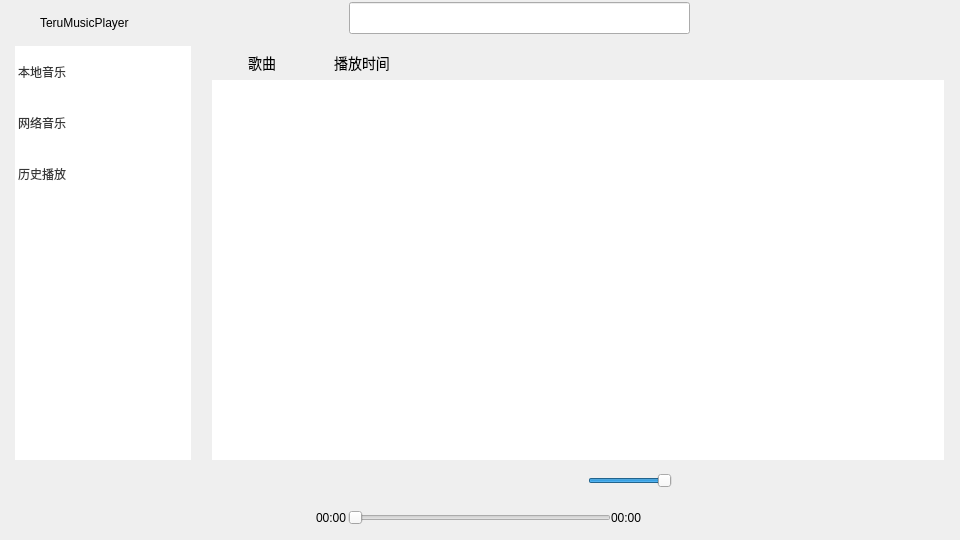
<?xml version="1.0" encoding="UTF-8"?>
<ui version="4.0">
 <class>musicplayer</class>
 <widget class="QWidget" name="musicplayer">
  <property name="geometry">
   <rect>
    <x>0</x>
    <y>0</y>
    <width>960</width>
    <height>540</height>
   </rect>
  </property>
  <property name="sizePolicy">
   <sizepolicy hsizetype="Expanding" vsizetype="Expanding">
    <horstretch>0</horstretch>
    <verstretch>0</verstretch>
   </sizepolicy>
  </property>
  <property name="minimumSize">
   <size>
    <width>960</width>
    <height>540</height>
   </size>
  </property>
  <property name="windowTitle">
   <string>musicplayer</string>
  </property>
  <property name="windowIcon">
   <iconset resource="QTMusicPlayer.qrc">
    <normaloff>:/QTMusicPlayer/logo.jpg</normaloff>:/QTMusicPlayer/logo.jpg</iconset>
  </property>
  <property name="styleSheet">
   <string notr="true">#widget_3{border-image: url(:/QTMusicPlayer/wallpaper.png);}
QPushButton {
    border: none;
    border-radius:10px
}
QPushButton:hover {
	background-color: rgb(232, 232, 232);
}

QSlider::add-page:Horizontal#horizontalSlider_music
{
	background-color: rgb(205,205,205);height:4px;
}
QSlider::sub-page:Horizontal#horizontalSlider_music
{
	background-color: rgb(255,78,78);height:4px;
}
QSlider::handle:Horizontal#horizontalSlider_music
{
	width:14px;border-image: url(:/QTMusicPlayer/hua.png);margin:-4 px -4px;
}
QSlider::groove:Horizontal#horizontalSlider_music
{
	background:rgb(0, 255, 0);height:4px;
}
</string>
  </property>
  <layout class="QHBoxLayout" name="horizontalLayout_7">
   <property name="spacing">
    <number>0</number>
   </property>
   <property name="leftMargin">
    <number>0</number>
   </property>
   <property name="topMargin">
    <number>0</number>
   </property>
   <property name="rightMargin">
    <number>1</number>
   </property>
   <property name="bottomMargin">
    <number>0</number>
   </property>
   <item>
    <widget class="QWidget" name="widget_3" native="true">
     <property name="sizePolicy">
      <sizepolicy hsizetype="Expanding" vsizetype="Expanding">
       <horstretch>0</horstretch>
       <verstretch>0</verstretch>
      </sizepolicy>
     </property>
     <property name="layoutDirection">
      <enum>Qt::LeftToRight</enum>
     </property>
     <property name="autoFillBackground">
      <bool>false</bool>
     </property>
     <layout class="QVBoxLayout" name="verticalLayout_2">
      <property name="spacing">
       <number>0</number>
      </property>
      <property name="leftMargin">
       <number>0</number>
      </property>
      <property name="topMargin">
       <number>0</number>
      </property>
      <property name="rightMargin">
       <number>0</number>
      </property>
      <property name="bottomMargin">
       <number>0</number>
      </property>
      <item>
       <widget class="QWidget" name="widget_2" native="true">
        <property name="sizePolicy">
         <sizepolicy hsizetype="Preferred" vsizetype="Preferred">
          <horstretch>0</horstretch>
          <verstretch>0</verstretch>
         </sizepolicy>
        </property>
        <property name="layoutDirection">
         <enum>Qt::LeftToRight</enum>
        </property>
        <layout class="QHBoxLayout" name="horizontalLayout_4" stretch="0,0,1,2,1,0">
         <property name="spacing">
          <number>0</number>
         </property>
         <property name="leftMargin">
          <number>0</number>
         </property>
         <property name="topMargin">
          <number>0</number>
         </property>
         <property name="rightMargin">
          <number>0</number>
         </property>
         <property name="bottomMargin">
          <number>0</number>
         </property>
         <item>
          <widget class="QWidget" name="widget_9" native="true">
           <property name="enabled">
            <bool>true</bool>
           </property>
           <property name="sizePolicy">
            <sizepolicy hsizetype="Expanding" vsizetype="Preferred">
             <horstretch>0</horstretch>
             <verstretch>0</verstretch>
            </sizepolicy>
           </property>
           <property name="minimumSize">
            <size>
             <width>40</width>
             <height>40</height>
            </size>
           </property>
           <property name="maximumSize">
            <size>
             <width>900</width>
             <height>900</height>
            </size>
           </property>
           <property name="styleSheet">
            <string notr="true">image: url(:/QTMusicPlayer/Music.svg);</string>
           </property>
          </widget>
         </item>
         <item>
          <widget class="QLabel" name="label">
           <property name="text">
            <string>TeruMusicPlayer</string>
           </property>
           <property name="textFormat">
            <enum>Qt::PlainText</enum>
           </property>
          </widget>
         </item>
         <item>
          <spacer name="horizontalSpacer_2">
           <property name="orientation">
            <enum>Qt::Horizontal</enum>
           </property>
           <property name="sizeType">
            <enum>QSizePolicy::Preferred</enum>
           </property>
           <property name="sizeHint" stdset="0">
            <size>
             <width>40</width>
             <height>20</height>
            </size>
           </property>
          </spacer>
         </item>
         <item>
          <widget class="QWidget" name="widget_4" native="true">
           <property name="sizePolicy">
            <sizepolicy hsizetype="Expanding" vsizetype="Preferred">
             <horstretch>0</horstretch>
             <verstretch>0</verstretch>
            </sizepolicy>
           </property>
           <property name="minimumSize">
            <size>
             <width>500</width>
             <height>0</height>
            </size>
           </property>
           <property name="layoutDirection">
            <enum>Qt::LeftToRight</enum>
           </property>
           <layout class="QHBoxLayout" name="horizontalLayout_5">
            <property name="spacing">
             <number>0</number>
            </property>
            <property name="leftMargin">
             <number>0</number>
            </property>
            <property name="topMargin">
             <number>0</number>
            </property>
            <property name="rightMargin">
             <number>0</number>
            </property>
            <property name="bottomMargin">
             <number>6</number>
            </property>
            <item>
             <widget class="QWidget" name="widget_7" native="true">
              <property name="sizePolicy">
               <sizepolicy hsizetype="Expanding" vsizetype="Preferred">
                <horstretch>0</horstretch>
                <verstretch>0</verstretch>
               </sizepolicy>
              </property>
              <property name="minimumSize">
               <size>
                <width>0</width>
                <height>40</height>
               </size>
              </property>
              <widget class="QPushButton" name="search">
               <property name="geometry">
                <rect>
                 <x>400</x>
                 <y>2</y>
                 <width>32</width>
                 <height>32</height>
                </rect>
               </property>
               <property name="sizePolicy">
                <sizepolicy hsizetype="Expanding" vsizetype="Expanding">
                 <horstretch>0</horstretch>
                 <verstretch>0</verstretch>
                </sizepolicy>
               </property>
               <property name="minimumSize">
                <size>
                 <width>32</width>
                 <height>32</height>
                </size>
               </property>
               <property name="maximumSize">
                <size>
                 <width>32</width>
                 <height>32</height>
                </size>
               </property>
               <property name="text">
                <string/>
               </property>
               <property name="icon">
                <iconset resource="QTMusicPlayer.qrc">
                 <normaloff>:/QTMusicPlayer/chazhao.png</normaloff>:/QTMusicPlayer/chazhao.png</iconset>
               </property>
               <property name="autoDefault">
                <bool>false</bool>
               </property>
              </widget>
              <widget class="QLineEdit" name="searchline">
               <property name="geometry">
                <rect>
                 <x>90</x>
                 <y>2</y>
                 <width>341</width>
                 <height>32</height>
                </rect>
               </property>
               <property name="sizePolicy">
                <sizepolicy hsizetype="Expanding" vsizetype="Expanding">
                 <horstretch>0</horstretch>
                 <verstretch>0</verstretch>
                </sizepolicy>
               </property>
               <property name="minimumSize">
                <size>
                 <width>0</width>
                 <height>32</height>
                </size>
               </property>
               <property name="maximumSize">
                <size>
                 <width>16777215</width>
                 <height>32</height>
                </size>
               </property>
               <property name="alignment">
                <set>Qt::AlignLeading|Qt::AlignLeft|Qt::AlignVCenter</set>
               </property>
              </widget>
              <zorder>searchline</zorder>
              <zorder>search</zorder>
             </widget>
            </item>
           </layout>
          </widget>
         </item>
         <item>
          <spacer name="horizontalSpacer">
           <property name="orientation">
            <enum>Qt::Horizontal</enum>
           </property>
           <property name="sizeType">
            <enum>QSizePolicy::Preferred</enum>
           </property>
           <property name="sizeHint" stdset="0">
            <size>
             <width>40</width>
             <height>20</height>
            </size>
           </property>
          </spacer>
         </item>
         <item>
          <layout class="QHBoxLayout" name="horizontalLayout">
           <property name="bottomMargin">
            <number>10</number>
           </property>
           <item>
            <widget class="QPushButton" name="pushButton">
             <property name="minimumSize">
              <size>
               <width>32</width>
               <height>32</height>
              </size>
             </property>
             <property name="maximumSize">
              <size>
               <width>32</width>
               <height>32</height>
              </size>
             </property>
             <property name="text">
              <string/>
             </property>
             <property name="icon">
              <iconset resource="QTMusicPlayer.qrc">
               <normaloff>:/QTMusicPlayer/zuixiaohua.png</normaloff>:/QTMusicPlayer/zuixiaohua.png</iconset>
             </property>
             <property name="iconSize">
              <size>
               <width>23</width>
               <height>23</height>
              </size>
             </property>
            </widget>
           </item>
           <item>
            <widget class="QPushButton" name="close">
             <property name="minimumSize">
              <size>
               <width>32</width>
               <height>32</height>
              </size>
             </property>
             <property name="maximumSize">
              <size>
               <width>32</width>
               <height>32</height>
              </size>
             </property>
             <property name="styleSheet">
              <string notr="true">QPushButton:hover {
	
	background-color: rgb(255, 0, 0);
}</string>
             </property>
             <property name="text">
              <string/>
             </property>
             <property name="icon">
              <iconset resource="QTMusicPlayer.qrc">
               <normaloff>:/QTMusicPlayer/guanbi.png</normaloff>:/QTMusicPlayer/guanbi.png</iconset>
             </property>
             <property name="iconSize">
              <size>
               <width>23</width>
               <height>23</height>
              </size>
             </property>
            </widget>
           </item>
          </layout>
         </item>
        </layout>
       </widget>
      </item>
      <item>
       <widget class="QWidget" name="widget_8" native="true">
        <property name="sizePolicy">
         <sizepolicy hsizetype="Preferred" vsizetype="Expanding">
          <horstretch>0</horstretch>
          <verstretch>0</verstretch>
         </sizepolicy>
        </property>
        <layout class="QHBoxLayout" name="horizontalLayout_6" stretch="1,4">
         <property name="spacing">
          <number>6</number>
         </property>
         <property name="leftMargin">
          <number>0</number>
         </property>
         <property name="topMargin">
          <number>0</number>
         </property>
         <property name="rightMargin">
          <number>0</number>
         </property>
         <property name="bottomMargin">
          <number>0</number>
         </property>
         <item>
          <widget class="QListWidget" name="option">
           <property name="styleSheet">
            <string notr="true">QListWidget
{
	border:0px;
	color:rgb(55,55,55);
	padding-left:15px;	
}
 
/*去除焦点虚线*/
*
{
	outline:0px;
}
 
QListWidget::Item
{
	
	height:50;
	border:0px solid rgb(255,255,255);	
	padding-top:1px;
 
}
 
QListWidget::Item:hover
{
	background-color: rgb(232, 232, 232);
}
/*选中*/
QListWidget::Item:selected
{
	font: 75 16pt &quot;阿里妈妈数黑体&quot;;
	color:rgb(55,55,55);
	border:0px;
	background:rgb(221,221,221);	
}

</string>
           </property>
           <item>
            <property name="text">
             <string>本地音乐</string>
            </property>
           </item>
           <item>
            <property name="text">
             <string>网络音乐</string>
            </property>
            <property name="background">
             <brush brushstyle="NoBrush">
              <color alpha="255">
               <red>0</red>
               <green>0</green>
               <blue>0</blue>
              </color>
             </brush>
            </property>
           </item>
           <item>
            <property name="text">
             <string>历史播放</string>
            </property>
           </item>
          </widget>
         </item>
         <item>
          <widget class="QStackedWidget" name="stackedWidget">
           <property name="currentIndex">
            <number>2</number>
           </property>
           <widget class="QWidget" name="page1">
            <layout class="QHBoxLayout" name="horizontalLayout_8">
             <property name="spacing">
              <number>0</number>
             </property>
             <property name="leftMargin">
              <number>0</number>
             </property>
             <property name="topMargin">
              <number>0</number>
             </property>
             <property name="rightMargin">
              <number>0</number>
             </property>
             <property name="bottomMargin">
              <number>0</number>
             </property>
             <item>
              <widget class="QListWidget" name="LocalMusiclist">
               <property name="styleSheet">
                <string notr="true">QListWidget
{
	border:0px;
    color:rgb(55,55,55);
    padding-left:15px;	
    padding-right:15px;	
}
 
/*去除焦点虚线*/
*
{
	outline:0px;
}
 
QListWidget::Item
{
	height:50;
    border:0px solid rgb(255,255,255);	
	padding-top:1px;
}
 
QListWidget::Item:hover
{
	background-color: rgb(232, 232, 232);
}

/*选中*/
QListWidget::Item:selected
{
	font: 75 16pt &quot;阿里妈妈数黑体&quot;;
	color:rgb(55,55,55);
	border:0px;
	background:rgb(221,221,221);	
}
</string>
               </property>
               <property name="selectionRectVisible">
                <bool>false</bool>
               </property>
              </widget>
             </item>
            </layout>
           </widget>
           <widget class="QWidget" name="page2">
            <layout class="QHBoxLayout" name="horizontalLayout_9">
             <property name="spacing">
              <number>0</number>
             </property>
             <property name="leftMargin">
              <number>0</number>
             </property>
             <property name="topMargin">
              <number>0</number>
             </property>
             <property name="rightMargin">
              <number>0</number>
             </property>
             <property name="bottomMargin">
              <number>0</number>
             </property>
             <item>
              <widget class="QListWidget" name="NetMusicList">
               <property name="styleSheet">
                <string notr="true">QListWidget
{
	border:0px;
    color:rgb(55,55,55);
    padding-left:15px;	
    padding-right:15px;	
}
 
/*去除焦点虚线*/
*
{
	outline:0px;
}
 
QListWidget::Item
{
	height:50;
    border:0px solid rgb(255,255,255);	
	padding-top:1px;
}
 
QListWidget::Item:hover
{
	background-color: rgb(232, 232, 232);
}

/*选中*/
QListWidget::Item:selected
{
	font: 75 16pt &quot;阿里妈妈数黑体&quot;;
	color:rgb(55,55,55);
	border:0px;
	background:rgb(221,221,221);	
}
</string>
               </property>
              </widget>
             </item>
            </layout>
           </widget>
           <widget class="QWidget" name="page3">
            <layout class="QHBoxLayout" name="horizontalLayout_10">
             <property name="spacing">
              <number>0</number>
             </property>
             <property name="leftMargin">
              <number>0</number>
             </property>
             <property name="topMargin">
              <number>0</number>
             </property>
             <property name="rightMargin">
              <number>0</number>
             </property>
             <property name="bottomMargin">
              <number>0</number>
             </property>
             <item>
              <widget class="QTableWidget" name="HistoryList">
               <property name="layoutDirection">
                <enum>Qt::LeftToRight</enum>
               </property>
               <property name="styleSheet">
                <string notr="true">/* QTableWidget QSS */

/* 表头样式 */
QHeaderView::section {
    background-color: ; /* 绿色背景 */
    color: ; /* 白色字体 */
    padding: 4px;
    border: none; /* 无边框 */
    font-size: 14px;
}

/* 表格内容样式 */
QTableWidget {
  
    border: none; /* 无边框 */
    gridline-color: #ddd; /* 网格线颜色 */
    font-size: 14px;
    selection-background-color: #4CAF50; /* 选中背景色 */
    selection-color: white; /* 选中字体颜色 */
    color:rgb(55,55,55);
    padding-left:15px;	
    padding-right:15px;	
}

/* 表格条目样式 */
QTableWidget::item {
    padding: 4px;
    height:50;
	border:0px solid rgb(255,255,255);	
	padding-top:1px;
}

/* 表格条目选中样式 */
QTableWidget::item:selected {
    font: 75 16pt &quot;阿里妈妈数黑体&quot;;
	color:rgb(55,55,55);
	border:0px;
	background:rgb(221,221,221);	
}

/* 表格线条样式 */
QTableWidget QTableCornerButton::section {
    background-color: transparent; /* 角按钮透明背景 */
}

/* 滚动条样式 */
QScrollBar:vertical {
    background: #f1f1f1;
    width: 12px;
    margin: 22px 0 22px 0;
}

QScrollBar::handle:vertical {
    background: #888;
    min-height: 20px;
    border-radius: 4px;
}

QScrollBar::add-line:vertical,
QScrollBar::sub-line:vertical {
    background: none;
    height: 20px;
    subcontrol-origin: margin;
}

QScrollBar::add-page:vertical, QScrollBar::sub-page:vertical {
    background: none;
}

Line{
	height:5
	background-color: rgba(255, 255, 255, 0);
	border-top:2px solid #52DCFE;
}</string>
               </property>
               <property name="editTriggers">
                <set>QAbstractItemView::NoEditTriggers</set>
               </property>
               <attribute name="horizontalHeaderVisible">
                <bool>true</bool>
               </attribute>
               <attribute name="verticalHeaderVisible">
                <bool>false</bool>
               </attribute>
               <attribute name="verticalHeaderCascadingSectionResizes">
                <bool>false</bool>
               </attribute>
               <column>
                <property name="text">
                 <string>歌曲</string>
                </property>
               </column>
               <column>
                <property name="text">
                 <string>播放时间</string>
                </property>
               </column>
              </widget>
             </item>
            </layout>
           </widget>
          </widget>
         </item>
        </layout>
       </widget>
      </item>
      <item>
       <widget class="QWidget" name="widget" native="true">
        <property name="sizePolicy">
         <sizepolicy hsizetype="Preferred" vsizetype="Preferred">
          <horstretch>0</horstretch>
          <verstretch>0</verstretch>
         </sizepolicy>
        </property>
        <property name="minimumSize">
         <size>
          <width>0</width>
          <height>0</height>
         </size>
        </property>
        <property name="maximumSize">
         <size>
          <width>16777215</width>
          <height>80</height>
         </size>
        </property>
        <layout class="QVBoxLayout" name="verticalLayout" stretch="0,0">
         <property name="spacing">
          <number>0</number>
         </property>
         <property name="leftMargin">
          <number>0</number>
         </property>
         <property name="topMargin">
          <number>0</number>
         </property>
         <property name="rightMargin">
          <number>0</number>
         </property>
         <property name="bottomMargin">
          <number>0</number>
         </property>
         <item>
          <widget class="QWidget" name="widget_5" native="true">
           <property name="sizePolicy">
            <sizepolicy hsizetype="Preferred" vsizetype="Preferred">
             <horstretch>0</horstretch>
             <verstretch>0</verstretch>
            </sizepolicy>
           </property>
           <property name="maximumSize">
            <size>
             <width>16777215</width>
             <height>32</height>
            </size>
           </property>
           <layout class="QHBoxLayout" name="horizontalLayout_2">
            <property name="spacing">
             <number>3</number>
            </property>
            <property name="leftMargin">
             <number>0</number>
            </property>
            <property name="topMargin">
             <number>0</number>
            </property>
            <property name="rightMargin">
             <number>0</number>
            </property>
            <property name="bottomMargin">
             <number>0</number>
            </property>
            <item>
             <spacer name="horizontalSpacer_8">
              <property name="orientation">
               <enum>Qt::Horizontal</enum>
              </property>
              <property name="sizeType">
               <enum>QSizePolicy::Expanding</enum>
              </property>
              <property name="sizeHint" stdset="0">
               <size>
                <width>40</width>
                <height>20</height>
               </size>
              </property>
             </spacer>
            </item>
            <item>
             <spacer name="horizontalSpacer_10">
              <property name="orientation">
               <enum>Qt::Horizontal</enum>
              </property>
              <property name="sizeType">
               <enum>QSizePolicy::Preferred</enum>
              </property>
              <property name="sizeHint" stdset="0">
               <size>
                <width>120</width>
                <height>20</height>
               </size>
              </property>
             </spacer>
            </item>
            <item>
             <widget class="QPushButton" name="load">
              <property name="sizePolicy">
               <sizepolicy hsizetype="Expanding" vsizetype="Expanding">
                <horstretch>0</horstretch>
                <verstretch>0</verstretch>
               </sizepolicy>
              </property>
              <property name="minimumSize">
               <size>
                <width>32</width>
                <height>32</height>
               </size>
              </property>
              <property name="maximumSize">
               <size>
                <width>32</width>
                <height>32</height>
               </size>
              </property>
              <property name="text">
               <string/>
              </property>
              <property name="icon">
               <iconset resource="QTMusicPlayer.qrc">
                <normaloff>:/QTMusicPlayer/wenjianjia.png</normaloff>:/QTMusicPlayer/wenjianjia.png</iconset>
              </property>
              <property name="iconSize">
               <size>
                <width>32</width>
                <height>32</height>
               </size>
              </property>
             </widget>
            </item>
            <item>
             <spacer name="horizontalSpacer_3">
              <property name="orientation">
               <enum>Qt::Horizontal</enum>
              </property>
              <property name="sizeType">
               <enum>QSizePolicy::Preferred</enum>
              </property>
              <property name="sizeHint" stdset="0">
               <size>
                <width>40</width>
                <height>20</height>
               </size>
              </property>
             </spacer>
            </item>
            <item alignment="Qt::AlignHCenter">
             <widget class="QPushButton" name="previous">
              <property name="sizePolicy">
               <sizepolicy hsizetype="Expanding" vsizetype="Expanding">
                <horstretch>0</horstretch>
                <verstretch>0</verstretch>
               </sizepolicy>
              </property>
              <property name="minimumSize">
               <size>
                <width>32</width>
                <height>32</height>
               </size>
              </property>
              <property name="maximumSize">
               <size>
                <width>32</width>
                <height>32</height>
               </size>
              </property>
              <property name="text">
               <string/>
              </property>
              <property name="icon">
               <iconset resource="QTMusicPlayer.qrc">
                <normaloff>:/QTMusicPlayer/shangyishou.png</normaloff>:/QTMusicPlayer/shangyishou.png</iconset>
              </property>
              <property name="iconSize">
               <size>
                <width>26</width>
                <height>26</height>
               </size>
              </property>
             </widget>
            </item>
            <item alignment="Qt::AlignHCenter">
             <widget class="QPushButton" name="play">
              <property name="sizePolicy">
               <sizepolicy hsizetype="Expanding" vsizetype="Expanding">
                <horstretch>0</horstretch>
                <verstretch>0</verstretch>
               </sizepolicy>
              </property>
              <property name="minimumSize">
               <size>
                <width>32</width>
                <height>32</height>
               </size>
              </property>
              <property name="maximumSize">
               <size>
                <width>32</width>
                <height>32</height>
               </size>
              </property>
              <property name="text">
               <string/>
              </property>
              <property name="icon">
               <iconset resource="QTMusicPlayer.qrc">
                <normaloff>:/QTMusicPlayer/bofang.png</normaloff>
                <normalon>:/QTMusicPlayer/zanting.png</normalon>:/QTMusicPlayer/bofang.png</iconset>
              </property>
              <property name="iconSize">
               <size>
                <width>40</width>
                <height>40</height>
               </size>
              </property>
              <property name="checkable">
               <bool>true</bool>
              </property>
             </widget>
            </item>
            <item alignment="Qt::AlignHCenter">
             <widget class="QPushButton" name="next">
              <property name="sizePolicy">
               <sizepolicy hsizetype="Expanding" vsizetype="Expanding">
                <horstretch>0</horstretch>
                <verstretch>0</verstretch>
               </sizepolicy>
              </property>
              <property name="minimumSize">
               <size>
                <width>32</width>
                <height>32</height>
               </size>
              </property>
              <property name="maximumSize">
               <size>
                <width>32</width>
                <height>32</height>
               </size>
              </property>
              <property name="text">
               <string/>
              </property>
              <property name="icon">
               <iconset resource="QTMusicPlayer.qrc">
                <normaloff>:/QTMusicPlayer/xiayishou.png</normaloff>:/QTMusicPlayer/xiayishou.png</iconset>
              </property>
              <property name="iconSize">
               <size>
                <width>26</width>
                <height>26</height>
               </size>
              </property>
             </widget>
            </item>
            <item>
             <spacer name="horizontalSpacer_4">
              <property name="orientation">
               <enum>Qt::Horizontal</enum>
              </property>
              <property name="sizeType">
               <enum>QSizePolicy::Preferred</enum>
              </property>
              <property name="sizeHint" stdset="0">
               <size>
                <width>40</width>
                <height>20</height>
               </size>
              </property>
             </spacer>
            </item>
            <item>
             <widget class="QPushButton" name="voice">
              <property name="sizePolicy">
               <sizepolicy hsizetype="Expanding" vsizetype="Expanding">
                <horstretch>0</horstretch>
                <verstretch>0</verstretch>
               </sizepolicy>
              </property>
              <property name="minimumSize">
               <size>
                <width>32</width>
                <height>32</height>
               </size>
              </property>
              <property name="maximumSize">
               <size>
                <width>32</width>
                <height>32</height>
               </size>
              </property>
              <property name="text">
               <string/>
              </property>
              <property name="icon">
               <iconset resource="QTMusicPlayer.qrc">
                <normaloff>:/QTMusicPlayer/yinliang.png</normaloff>
                <normalon>:/QTMusicPlayer/jingyin.png</normalon>:/QTMusicPlayer/yinliang.png</iconset>
              </property>
              <property name="iconSize">
               <size>
                <width>32</width>
                <height>32</height>
               </size>
              </property>
              <property name="checkable">
               <bool>true</bool>
              </property>
             </widget>
            </item>
            <item>
             <widget class="QSlider" name="volumeslider">
              <property name="sizePolicy">
               <sizepolicy hsizetype="Preferred" vsizetype="Fixed">
                <horstretch>0</horstretch>
                <verstretch>0</verstretch>
               </sizepolicy>
              </property>
              <property name="minimumSize">
               <size>
                <width>0</width>
                <height>0</height>
               </size>
              </property>
              <property name="maximumSize">
               <size>
                <width>200</width>
                <height>16777215</height>
               </size>
              </property>
              <property name="maximum">
               <number>100</number>
              </property>
              <property name="value">
               <number>100</number>
              </property>
              <property name="orientation">
               <enum>Qt::Horizontal</enum>
              </property>
             </widget>
            </item>
            <item>
             <spacer name="horizontalSpacer_5">
              <property name="orientation">
               <enum>Qt::Horizontal</enum>
              </property>
              <property name="sizeType">
               <enum>QSizePolicy::Preferred</enum>
              </property>
              <property name="sizeHint" stdset="0">
               <size>
                <width>40</width>
                <height>20</height>
               </size>
              </property>
             </spacer>
            </item>
            <item>
             <widget class="QPushButton" name="download">
              <property name="sizePolicy">
               <sizepolicy hsizetype="Expanding" vsizetype="Expanding">
                <horstretch>0</horstretch>
                <verstretch>0</verstretch>
               </sizepolicy>
              </property>
              <property name="minimumSize">
               <size>
                <width>32</width>
                <height>32</height>
               </size>
              </property>
              <property name="maximumSize">
               <size>
                <width>32</width>
                <height>32</height>
               </size>
              </property>
              <property name="text">
               <string/>
              </property>
              <property name="icon">
               <iconset resource="QTMusicPlayer.qrc">
                <normaloff>:/QTMusicPlayer/xiazai.png</normaloff>:/QTMusicPlayer/xiazai.png</iconset>
              </property>
              <property name="iconSize">
               <size>
                <width>40</width>
                <height>40</height>
               </size>
              </property>
             </widget>
            </item>
            <item>
             <spacer name="horizontalSpacer_9">
              <property name="orientation">
               <enum>Qt::Horizontal</enum>
              </property>
              <property name="sizeType">
               <enum>QSizePolicy::Expanding</enum>
              </property>
              <property name="sizeHint" stdset="0">
               <size>
                <width>200</width>
                <height>20</height>
               </size>
              </property>
             </spacer>
            </item>
           </layout>
          </widget>
         </item>
         <item>
          <widget class="QWidget" name="widget_6" native="true">
           <property name="maximumSize">
            <size>
             <width>16777215</width>
             <height>32</height>
            </size>
           </property>
           <layout class="QHBoxLayout" name="horizontalLayout_3">
            <property name="spacing">
             <number>0</number>
            </property>
            <property name="leftMargin">
             <number>0</number>
            </property>
            <property name="topMargin">
             <number>0</number>
            </property>
            <property name="rightMargin">
             <number>0</number>
            </property>
            <property name="bottomMargin">
             <number>0</number>
            </property>
            <item>
             <spacer name="horizontalSpacer_6">
              <property name="orientation">
               <enum>Qt::Horizontal</enum>
              </property>
              <property name="sizeType">
               <enum>QSizePolicy::Expanding</enum>
              </property>
              <property name="sizeHint" stdset="0">
               <size>
                <width>40</width>
                <height>20</height>
               </size>
              </property>
             </spacer>
            </item>
            <item>
             <widget class="QLabel" name="time1">
              <property name="sizePolicy">
               <sizepolicy hsizetype="Expanding" vsizetype="Expanding">
                <horstretch>0</horstretch>
                <verstretch>0</verstretch>
               </sizepolicy>
              </property>
              <property name="minimumSize">
               <size>
                <width>32</width>
                <height>32</height>
               </size>
              </property>
              <property name="maximumSize">
               <size>
                <width>32</width>
                <height>32</height>
               </size>
              </property>
              <property name="text">
               <string>00:00</string>
              </property>
             </widget>
            </item>
            <item>
             <widget class="QSlider" name="timeslider">
              <property name="sizePolicy">
               <sizepolicy hsizetype="Expanding" vsizetype="Expanding">
                <horstretch>0</horstretch>
                <verstretch>0</verstretch>
               </sizepolicy>
              </property>
              <property name="maximumSize">
               <size>
                <width>263</width>
                <height>16777215</height>
               </size>
              </property>
              <property name="orientation">
               <enum>Qt::Horizontal</enum>
              </property>
             </widget>
            </item>
            <item>
             <widget class="QLabel" name="time2">
              <property name="sizePolicy">
               <sizepolicy hsizetype="Expanding" vsizetype="Expanding">
                <horstretch>0</horstretch>
                <verstretch>0</verstretch>
               </sizepolicy>
              </property>
              <property name="minimumSize">
               <size>
                <width>32</width>
                <height>32</height>
               </size>
              </property>
              <property name="maximumSize">
               <size>
                <width>32</width>
                <height>32</height>
               </size>
              </property>
              <property name="text">
               <string>00:00</string>
              </property>
             </widget>
            </item>
            <item>
             <spacer name="horizontalSpacer_7">
              <property name="orientation">
               <enum>Qt::Horizontal</enum>
              </property>
              <property name="sizeType">
               <enum>QSizePolicy::Expanding</enum>
              </property>
              <property name="sizeHint" stdset="0">
               <size>
                <width>40</width>
                <height>20</height>
               </size>
              </property>
             </spacer>
            </item>
           </layout>
          </widget>
         </item>
        </layout>
       </widget>
      </item>
     </layout>
    </widget>
   </item>
  </layout>
 </widget>
 <layoutdefault spacing="6" margin="11"/>
 <resources>
  <include location="QTMusicPlayer.qrc"/>
 </resources>
 <connections/>
</ui>
